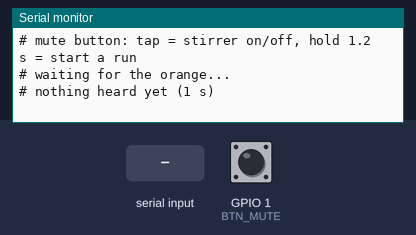
Simulated run of this sketch. Board: ESP32-S3. On the bench: the last lines printed to the serial monitor. The test bench sets the inputs (shaded band); at power-on: GPIO 1 (BTN_MUTE) HIGH.

Above: at 1.5 s.
1.6 s: GPIO 1 (BTN_MUTE) pulled LOW for 0.15 s
At 1.93 s:
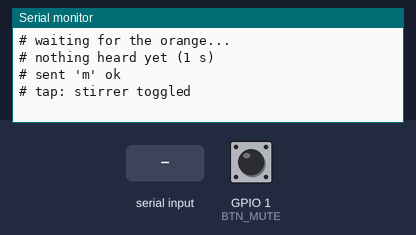
3.2 s: "b" received over Serial
At 3.9 s:
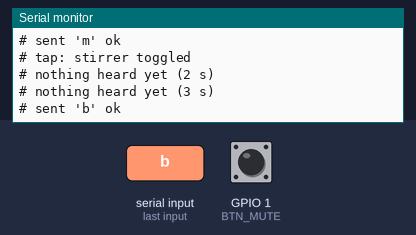
4.7 s: "z" received over Serial
At 4.91 s:
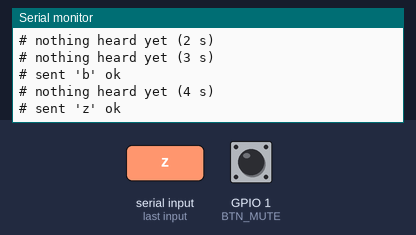
6.2 s: "s" received over Serial
At 6.9 s:
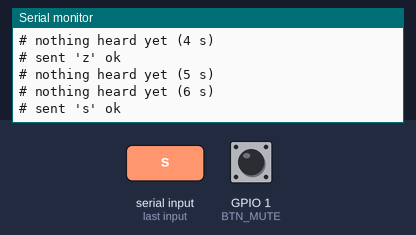
7.7 s: GPIO 1 (BTN_MUTE) pulled LOW for 3.2 s
12.4 s: "a" received over Serial
At 12.8 s:
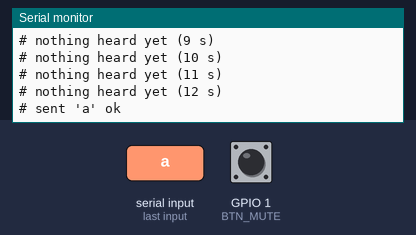
Timing chart, 0 to 14.9 s (numbered marks = the images above; inputs shaded):
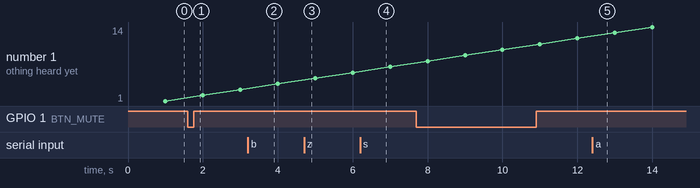

The sketch:

19_box3_link.ino
```cpp
// 19_box3_link - ESP32-S3-BOX-3 end of the Peel radio link.
//
// Stage one, deliberately no graphics: prove the BOX-3 hears the XIAO's readings and that a
// command sent from here reaches it. The eyes and the Start button get built on top of this.
//
// The phone stays the readout. This screen is for feedback and for launching a run.
//
//   arduino-cli compile --upload -p <port> --fqbn esp32:esp32:esp32s3box firmware/19_box3_link
//
// Commands it can send, the same alphabet the USB serial uses:
//   b take a blank    z mark t=0 (this is what Start will send)    s stop
//   a toggle auto t=0 m toggle the stirrer

#include <WiFi.h>
#include <esp_now.h>
#include <esp_wifi.h>

// ---- the radio packet, identical in firmware/17_stream ----------------------------------
#define NOW_CHANNEL 1
static const uint8_t BCAST[6] = {0xFF, 0xFF, 0xFF, 0xFF, 0xFF, 0xFF};
struct __attribute__((packed)) PeelPacket {
  uint8_t  magic;        // 'P'
  uint8_t  version;      // 1
  float    t, trans, scat, absT, absS, tC;   // NAN where the JSON says null
  uint16_t sweep[4];     // mV per colour, 0xFFFF = not swept yet
  uint8_t  stir;         // percent
  uint8_t  flags;        // 1 swept, 2 blank stored, 4 auto t=0, 8 stirring
};

// The mute button on the left side is the only physical control until the touch UI lands:
// a tap toggles the stirrer, holding it starts a run.
#define BTN_MUTE 1
volatile bool havePacket = false;
PeelPacket latest;
unsigned long lastHeard = 0;
uint32_t packets = 0;

void onRecv(const esp_now_recv_info_t *info, const uint8_t *data, int len) {
  if (len != sizeof(PeelPacket)) return;
  PeelPacket p;
  memcpy(&p, data, sizeof(p));
  if (p.magic != 'P' || p.version != 1) return;
  latest = p;
  havePacket = true;
  lastHeard = millis();
  packets++;
}

void sendCommand(char c) {
  uint8_t b = (uint8_t)c;
  esp_err_t r = esp_now_send(BCAST, &b, 1);
  Serial.printf("# sent '%c' %s\n", c, r == ESP_OK ? "ok" : "FAILED");
}

void setup() {
  Serial.begin(115200);
  unsigned long t0 = millis();
  while (!Serial && millis() - t0 < 4000) {}
  delay(300);

  WiFi.mode(WIFI_STA);
  WiFi.disconnect();
  esp_wifi_set_channel(NOW_CHANNEL, WIFI_SECOND_CHAN_NONE);
  if (esp_now_init() != ESP_OK) { Serial.println("# esp-now init FAILED"); return; }
  esp_now_peer_info_t peer = {};
  memcpy(peer.peer_addr, BCAST, 6);
  peer.channel = NOW_CHANNEL;
  peer.ifidx = WIFI_IF_STA;
  peer.encrypt = false;
  esp_now_add_peer(&peer);
  esp_now_register_recv_cb(onRecv);

  Serial.println();
  Serial.printf("# 19_box3_link ready. channel %d, this board is %s\n", NOW_CHANNEL,
                WiFi.macAddress().c_str());
  pinMode(BTN_MUTE, INPUT_PULLUP);
  Serial.println("# keys: b blank, z start (t=0), s stop, a auto t=0, m stirrer");
  Serial.println("# mute button: tap = stirrer on/off, hold 1.2 s = start a run");
  Serial.println("# waiting for the orange...");
}

void loop() {
  if (Serial.available()) {
    char c = Serial.read();
    while (Serial.available()) Serial.read();
    if (c == 'b' || c == 'z' || c == 's' || c == 'a' || c == 'm') sendCommand(c);
  }

  // --- the mute button, debounced, tap versus hold ---------------------------------------
  static bool wasDown = false;
  static unsigned long downAt = 0;
  static bool heldFired = false;
  bool down = digitalRead(BTN_MUTE) == LOW;
  if (down && !wasDown) { downAt = millis(); heldFired = false; }
  if (down && !heldFired && millis() - downAt > 1200) {
    sendCommand('z'); Serial.println("# hold: START"); heldFired = true;
  }
  if (!down && wasDown && !heldFired && millis() - downAt > 40) {
    sendCommand('m'); Serial.println("# tap: stirrer toggled");
  }
  wasDown = down;

  static unsigned long lastPrint = 0;
  if (millis() - lastPrint < 1000) return;
  lastPrint = millis();

  if (!havePacket) {
    Serial.printf("# nothing heard yet (%lu s)\n", millis() / 1000);
    return;
  }
  PeelPacket p = latest;
  unsigned long age = millis() - lastHeard;
  Serial.printf("rx %lu  age %lums  t %6.1f  trans %6.0f  scat %6.0f  cloud ",
                (unsigned long)packets, age, p.t, p.trans, p.scat);
  if (isnan(p.absS)) Serial.print("  --  "); else Serial.printf("%6.3f", -p.absS);
  if (isnan(p.tC)) Serial.print("  tC --"); else Serial.printf("  tC %.2f", p.tC);
  Serial.printf("  stir %d%%  %s%s%s\n", p.stir,
                (p.flags & 2) ? "blank " : "", (p.flags & 4) ? "auto " : "",
                (p.flags & 1) ? "swept" : "");
}
```

Measured:
- after the input at 1.6 s, the serial monitor: prints a new line after 0.15 s (image 1)
- after the input at 3.2 s, the serial monitor: prints a new line at once (image 2)
- after the input at 4.7 s, the serial monitor: prints a new line at once (image 3)
- after the input at 6.2 s, the serial monitor: prints a new line at once (image 4)
- after the input at 12.4 s, the serial monitor: prints a new line at once (image 5)
